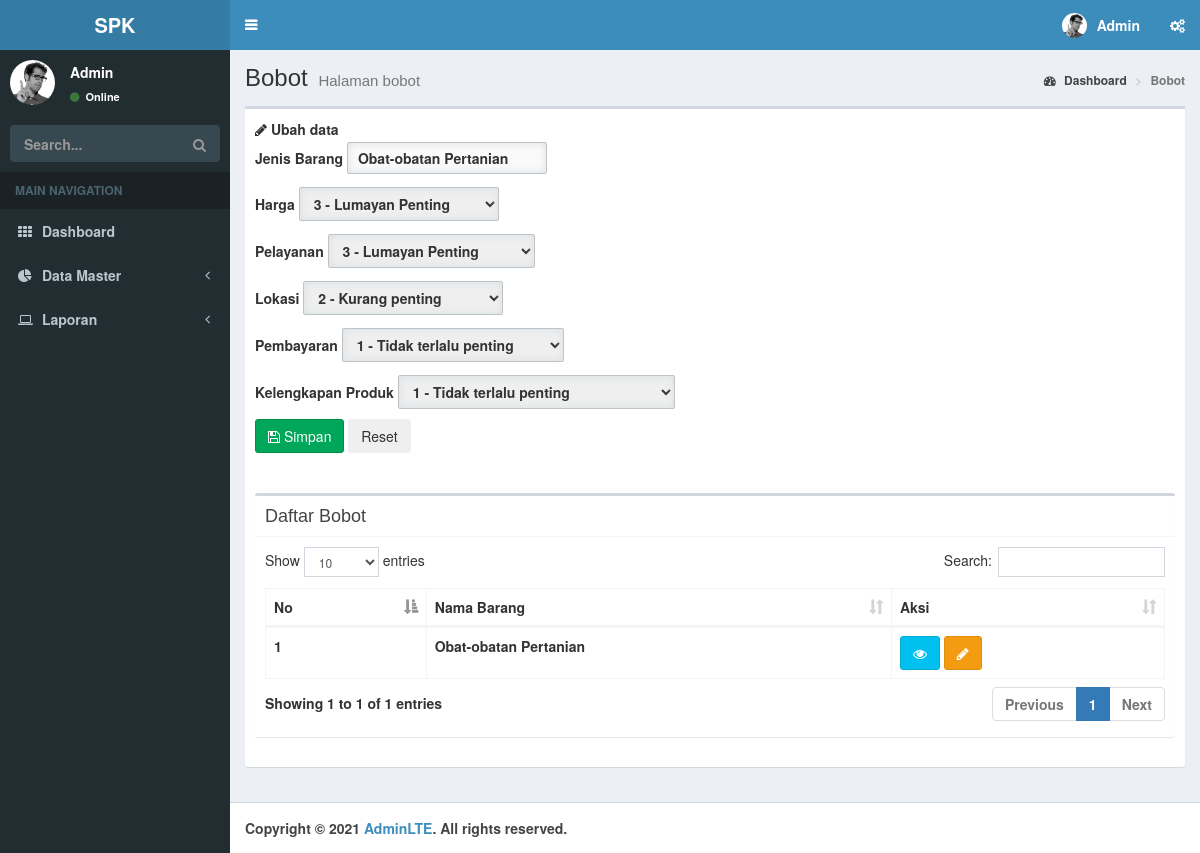
The page /?page=bobot&aksi=ubah&id=1 (signed in) on the database its author committed.
### tables this page shows
CREATE TABLE `jenis_barang` (
  `id_jenisbarang` int(3) NOT NULL,
  `namaBarang` varchar(30) NOT NULL
);

CREATE TABLE `bobot_kriteria` (
  `id_bobotkriteria` int(3) NOT NULL,
  `id_jenisbarang` int(3) NOT NULL,
  `id_kriteria` int(3) NOT NULL,
  `bobot` float NOT NULL
);

CREATE TABLE `kriteria` (
  `id_kriteria` int(3) NOT NULL,
  `nama_kriteria` varchar(30) NOT NULL,
  `sifat` enum('Benefit','Cost') NOT NULL
);

### page/ubahbobot2.php (the view, shortened to what this page needs)
<?php
$listWeight=array(
    array("nama"=>"1 - Tidak terlalu penting","nilai"=>1),
    array("nama"=>"2 - Kurang penting","nilai"=>2),
    array("nama"=>"3 - Lumayan Penting","nilai"=>3),
    array("nama"=>"4 - Penting","nilai"=>4),
    array("nama"=>"5 - Sangat penting","nilai"=>5),
);
$id=htmlspecialchars(@$_GET['id']);
$querylihat="SELECT id_jenisbarang,bobot,id_bobotkriteria,kriteria.nama_kriteria AS nama_kriteria FROM bobot_kriteria INNER JOIN kriteria USING(id_kriteria) WHERE id_jenisbarang='$id'";
?>
<div class="panel-top panel-top-edit">
    <b><i class="fa fa-pencil"></i> Ubah data</b>
</div>
<form id="form" action="./proses/prosesubah.php" method="POST">
    <div class="panel-middle">
        <div class="group-input">
            <div class="group-input">
                <?php
                $query="SELECT namaBarang FROM jenis_barang WHERE id_jenisbarang='$id'";
                $execute=$konek->query($query);
                $data=$execute->fetch_array(MYSQLI_ASSOC);
                ?>
                <div class="group-input">
                    <label for="jenisbarang">Jenis Barang</label>
                    <input class="form-custom" value="<?php echo $data['namaBarang'];?>" disabled type="text" autocomplete="off" required name="barang" id="barang">
                </div>
            </div>
        </div>
        <?php
        $execute2=$konek->query($querylihat);
        while($data=$execute2->fetch_array(MYSQLI_ASSOC)){
            echo "<div class=\"group-input\">
                    <label for=\"$data[nama_kriteria]\">$data[nama_kriteria]</label>
                    <input type='hidden' value=\"$data[id_bobotkriteria]\" name=\"id[]\">
                    <select class=\"form-custom\" required name=\"bobot[]\" id=\"$data[nama_kriteria]\">
                    <option selected disabled>--Pilih Bobot $data[nama_kriteria]--</option>";
                foreach ($listWeight as $key) {
                    if ($key['nilai']==$data['bobot']) {
                        $selected="selected";
                    }else{
                        $selected=null;
                    }
                    echo "<option $selected value=\"$key[nilai]\">$key[nama]</option>";
                }
            echo "</select>
            </div>
                ";
        }
        ?>
    </div>
    <div class="panel-bottom">
        <button type="submit" id="buttonsimpan" class="btn btn-success"><i class="fa fa-save"></i> Simpan</button>
        <button type="reset" id="buttonreset" class="btn btn-secondary">Reset</button>
    </div><br></br>
</form>

### admin.php (style rules this page uses)
.form-custom { padding: 5px 10px; border: solid 1px #BDC3C7; -webkit-border-radius: 2px; -moz-border-radius: 2px; border-radius: 2px; box-sizing: border-box; box-shadow: inset 0 0 8px #d9dfe3; margin: 3px 0 10px 0; }

### rows shown on the page
jenis_barang: barang "Obat-obatan Pertanian"
bobot_kriteria: id_kriteria.nama_kriteria "Harga", id_kriteria.nama_kriteria "3 - Lumayan Penting"
bobot_kriteria: id_kriteria.nama_kriteria "Pelayanan", id_kriteria.nama_kriteria "3 - Lumayan Penting"
bobot_kriteria: id_kriteria.nama_kriteria "Lokasi", id_kriteria.nama_kriteria "2 - Kurang penting"
bobot_kriteria: id_kriteria.nama_kriteria "Pembayaran", id_kriteria.nama_kriteria "1 - Tidak terlalu penting"
bobot_kriteria: id_kriteria.nama_kriteria "Kelengkapan Produk", id_kriteria.nama_kriteria "1 - Tidak terlalu penting"

### other values the page prints
$_SESSION['user'] "Admin"
$data[namaBarang] "Obat-obatan Pertanian"
